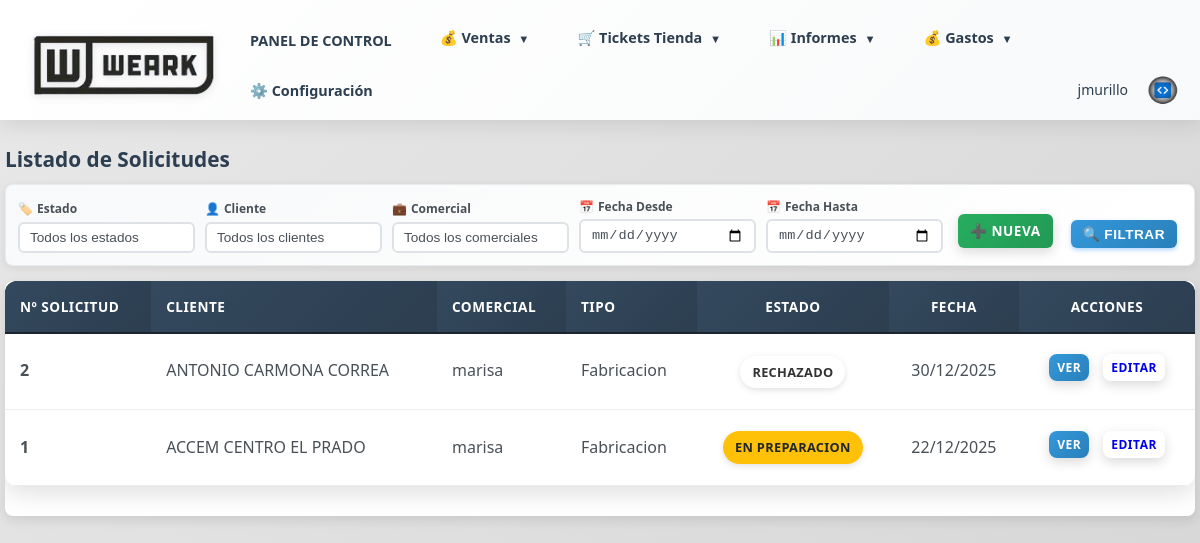
Page /solicitudes (signed in) on the earlier database version.
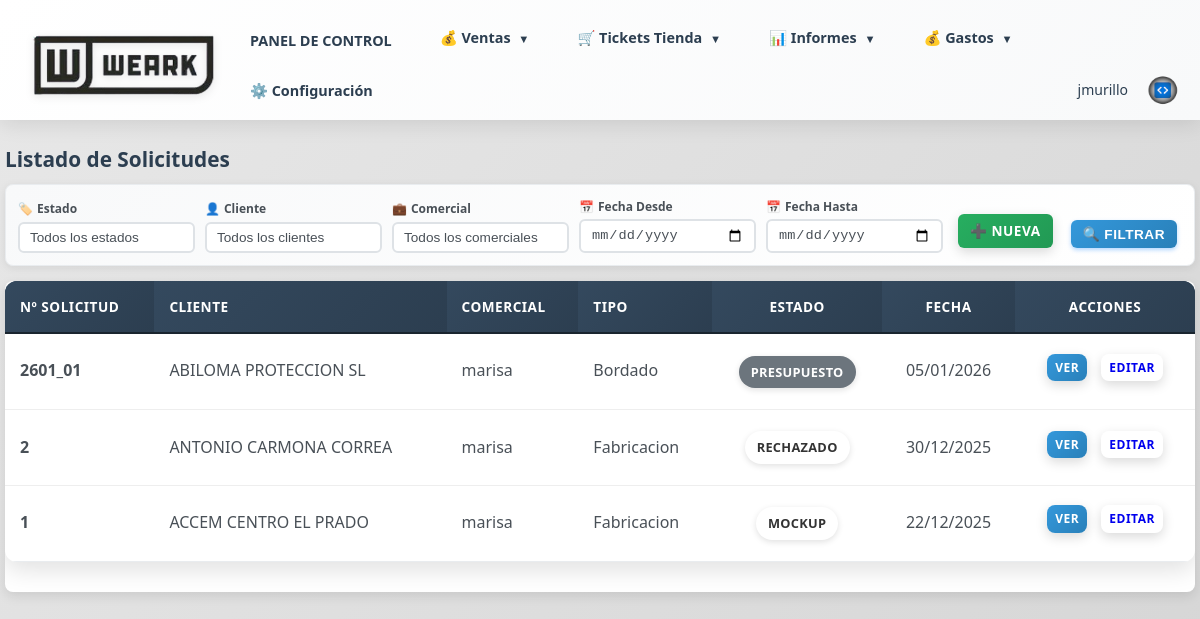
Same page on the later database version.
### models.py (models this page shows, shortened)
class Presupuesto(db.Model):
    __tablename__ = 'presupuestos'
    id = db.Column(db.Integer, primary_key=True)
    numero_solicitud = db.Column(db.String(10), unique=True, nullable=True)
    comercial_id = db.Column(db.Integer, db.ForeignKey('comerciales.id'), nullable=False)
    cliente_id = db.Column(db.Integer, db.ForeignKey('clientes.id'), nullable=False)
    tipo_pedido = db.Column(db.String(50), nullable=False)  # confeccion, bordado, serigrafia, sublimacion, varios
    estado = db.Column(db.String(50), nullable=False, default='presupuesto')  # presupuesto, rechazado, aceptado, mockup, en preparacion, revision y empaquetado, entregado al cliente
    subestado = db.Column(db.String(50), nullable=True)  # Para mockup: encargado a, REVISIÓN CLIENTE, CAMBIOS 1, CAMBIOS 2, RECHAZADO, aceptado. Para en preparacion: hacer marcada, imprimir, calandra, corte, confeccion, sublimacion, bordado
    fecha_limite_mockup = db.Column(db.Date, nullable=True)
    mockup_encargado_a_id = db.Column(db.Integer, db.ForeignKey('usuarios.id'), nullable=True)
    marcada_encargado_a_id = db.Column(db.Integer, db.ForeignKey('usuarios.id'), nullable=True)
    forma_pago = db.Column(db.Text)
    imagen_diseno = db.Column(db.String(255))
    imagen_portada = db.Column(db.String(255))  # Imagen de portada (primera página)
    imagen_adicional_1 = db.Column(db.String(255))  # Imagen adicional 1 (segunda página)
    descripcion_imagen_1 = db.Column(db.Text)  # Descripción de imagen adicional 1
    imagen_adicional_2 = db.Column(db.String(255))  # Imagen adicional 2 (segunda página)
    descripcion_imagen_2 = db.Column(db.Text)  # Descripción de imagen adicional 2
    imagen_adicional_3 = db.Column(db.String(255))  # Imagen adicional 3 (segunda página)
    descripcion_imagen_3 = db.Column(db.Text)  # Descripción de imagen adicional 3
    imagen_adicional_4 = db.Column(db.String(255))  # Imagen adicional 4 (segunda página)
    descripcion_imagen_4 = db.Column(db.Text)  # Descripción de imagen adicional 4
    imagen_adicional_5 = db.Column(db.String(255))  # Imagen adicional 5 (segunda página)
    descripcion_imagen_5 = db.Column(db.Text)  # Descripción de imagen adicional 5
    seguimiento = db.Column(db.Text)
    tipo_producto = db.Column(db.String(200), nullable=False)  # Tipo de producto
    colores_principales = db.Column(db.String(200), nullable=False)  # Colores principales
    colores_secundarios = db.Column(db.String(200), nullable=False)  # Colores secundarios
    ubicacion_logo = db.Column(db.String(200), nullable=False)  # Ubicación del logo
    referencias_web = db.Column(db.Text, nullable=False)  # Referencias web
    datos_adicionales = db.Column(db.Text, nullable=False)  # Datos/Info adicional
    fecha_presupuesto = db.Column(db.Date)  # Fecha cuando se marcó como presupuesto (usa fecha_creacion si no existe)
    fecha_aceptado = db.Column(db.Date)  # Fecha cuando se aceptó
    fecha_mockup = db.Column(db.Date)  # Fecha cuando entró en estado mockup
    fecha_en_preparacion = db.Column(db.Date)  # Fecha cuando se marcó como en preparación
    fecha_terminado = db.Column(db.Date)  # Fecha cuando se marcó como terminado
    fecha_entregado_cliente = db.Column(db.Date)  # Fecha cuando se entregó al cliente
    fecha_diseno = db.Column(db.Date)  # Deprecated
    fecha_diseno_finalizado = db.Column(db.Date)  # Deprecated
    fecha_todo_listo = db.Column(db.Date)  # Deprecated
    fecha_enviado = db.Column(db.Date)  # Deprecated
    fecha_rechazado = db.Column(db.Date)  # Deprecated
    fecha_aceptacion = db.Column(db.Date)  # Alias de fecha_aceptado para compatibilidad
    fecha_objetivo = db.Column(db.Date)  # Fecha objetivo de entrega (deprecated, usar fecha_objetivo_25 y fecha_objetivo_17)
    fecha_objetivo_25 = db.Column(db.Date)  # Fecha objetivo de 25 días hábiles desde aceptación del mockup
    fecha_objetivo_17 = db.Column(db.Date)  # Fecha objetivo de 17 días hábiles desde aceptación del mockup
    fecha_entrega_trabajo = db.Column(db.Date)
    fecha_envio_taller = db.Column(db.Date)
    fecha_entrega_bordados = db.Column(db.Date)
    fecha_entrega_cliente = db.Column(db.Date)
    fecha_pendiente_enviar = db.Column(db.Date)  # Deprecated: usar fecha_presupuesto
    fecha_envio = db.Column(db.Date)  # Deprecated: usar fecha_enviado
    fecha_respuesta = db.Column(db.Date)  # Deprecated: usar fecha_aceptado o fecha_rechazado
    fecha_creacion = db.Column(db.DateTime, default=datetime.utcnow)
    lineas = db.relationship('LineaPresupuesto', backref='presupuesto', lazy=True, cascade='all, delete-orphan')
    mockup_encargado_a = db.relationship('Usuario', foreign_keys=[mockup_encargado_a_id], backref='mockups_encargados')
    marcada_encargado_a = db.relationship('Usuario', foreign_keys=[marcada_encargado_a_id], backref='marcadas_encargadas')

class Cliente(db.Model, UserMixin):
    __tablename__ = 'clientes'
    id = db.Column(db.Integer, primary_key=True)
    nombre = db.Column(db.String(200), nullable=False)
    alias = db.Column(db.String(200))  # Alias o nombre alternativo
    nif = db.Column(db.String(20))  # NIF/CIF del cliente
    direccion = db.Column(db.Text)
    poblacion = db.Column(db.String(100))  # Población
    provincia = db.Column(db.String(100))  # Provincia
    codigo_postal = db.Column(db.String(10))  # Código Postal
    pais = db.Column(db.String(100), default='España')  # País
    telefono = db.Column(db.String(50))  # Teléfono fijo
    movil = db.Column(db.String(50))  # Teléfono móvil
    email = db.Column(db.String(100))  # Email general (mantener para compatibilidad)
    email_general = db.Column(db.String(100))  # Email general
    email_comunicaciones = db.Column(db.String(100))  # Email para avisos de estados
    categoria = db.Column(db.String(50))  # Categoría antigua (mantener para compatibilidad)
    categoria_id = db.Column(db.Integer, db.ForeignKey('categorias_cliente.id'), nullable=True)  # Nueva categoría desde tabla
    personas_contacto = db.Column(db.Text)  # Personas de contacto
    anotaciones = db.Column(db.Text)  # Anotaciones adicionales
    numero_cuenta = db.Column(db.String(29))  # Número de cuenta bancaria (24 dígitos con guiones: XXXX-XXXX-XXXX-XXXX-XXXX-XXXX)
    usuario_web = db.Column(db.String(80), unique=True, nullable=True)  # Usuario para acceso web
    password_hash = db.Column(db.String(255), nullable=True)  # Contraseña hash
    fecha_creacion = db.Column(db.DateTime, default=datetime.utcnow)
    fecha_alta = db.Column(db.Date)  # Fecha de alta del cliente
    ultimo_acceso = db.Column(db.DateTime)
    comercial_id = db.Column(db.Integer, db.ForeignKey('comerciales.id'), nullable=True)
    comercial = db.relationship('Comercial', backref='clientes_asignados', lazy=True)
    pedidos = db.relationship('Pedido', backref='cliente', lazy=True)
    presupuestos = db.relationship('Presupuesto', backref='cliente', lazy=True)
    direcciones_envio = db.relationship('DireccionEnvio', backref='cliente', lazy=True, cascade='all, delete-orphan')
    personas_contacto_list = db.relationship('PersonaContacto', backref='cliente', lazy=True, cascade='all, delete-orphan')

class Usuario(db.Model, UserMixin):
    __tablename__ = 'usuarios'
    id = db.Column(db.Integer, primary_key=True)
    usuario = db.Column(db.String(80), nullable=False, unique=True)
    password_hash = db.Column(db.String(255), nullable=False)
    correo = db.Column(db.String(100), nullable=False)
    telefono = db.Column(db.String(50))
    rol = db.Column(db.String(50), nullable=False)  # comercial, administracion, supervisor, usuario
    fecha_creacion = db.Column(db.DateTime, default=datetime.utcnow)
    ultimo_acceso = db.Column(db.DateTime)
    activo = db.Column(db.Boolean, default=True, nullable=False)
    def is_supervisor(self):
        return self.rol == 'supervisor'

### routes/solicitudes.py (the view)
@solicitudes_bp.route('/solicitudes')
@login_required
def listado_solicitudes():
    query = Presupuesto.query
    estado_filtro = request.args.get('estado', '')
    if estado_filtro:
        query = query.filter(Presupuesto.estado == estado_filtro)
    fecha_desde = request.args.get('fecha_desde', '')
    if fecha_desde:
        try:
            fecha_desde_obj = datetime.strptime(fecha_desde, '%Y-%m-%d').date()
            query = query.filter(Presupuesto.fecha_creacion >= datetime.combine(fecha_desde_obj, datetime.min.time()))
        except ValueError:
            pass
    fecha_hasta = request.args.get('fecha_hasta', '')
    if fecha_hasta:
        try:
            fecha_hasta_obj = datetime.strptime(fecha_hasta, '%Y-%m-%d').date()
            query = query.filter(Presupuesto.fecha_creacion <= datetime.combine(fecha_hasta_obj, datetime.max.time()))
        except ValueError:
            pass
    cliente_id = request.args.get('cliente_id', '')
    if cliente_id:
        try:
            query = query.filter(Presupuesto.cliente_id == int(cliente_id))
        except ValueError:
            pass
    comercial_id = request.args.get('comercial_id', '')
    if comercial_id:
        try:
            query = query.filter(Presupuesto.comercial_id == int(comercial_id))
        except ValueError:
            pass
    solicitudes = query.order_by(Presupuesto.fecha_creacion.desc()).all()
    clientes = Cliente.query.order_by(Cliente.nombre).all()
    comerciales = Comercial.query.join(Usuario).order_by(Usuario.usuario).all()
    return render_template('solicitudes/listado.html',
                         solicitudes=solicitudes,
                         estados=ESTADOS_SOLICITUD,
                         clientes=clientes,
                         comerciales=comerciales,
                         estado_filtro=estado_filtro,
                         fecha_desde=fecha_desde,
                         fecha_hasta=fecha_hasta,
                         cliente_id=cliente_id,
                         comercial_id=comercial_id)

### app.py (called while the page is built)
@login_manager.user_loader
def load_user(user_id):
    from models import Usuario, Cliente
    if user_id.startswith('cliente_'):
        cliente_id = int(user_id.replace('cliente_', ''))
        cliente = Cliente.query.get(cliente_id)
        if cliente and cliente.tiene_acceso_web():
            return cliente
        return None
    else:
        return Usuario.query.get(int(user_id))

### models.py (called while the page is built)
    @property
    def nombre(self):
        if self.usuario:
            return self.usuario.usuario
        return self._nombre or ''

### templates/solicitudes/listado.html (shortened to what the changed rows need)
{% extends "base.html" %}
{% block content %}
<h2 style="margin: 0 0 8px 0; padding-bottom: 0; font-size: 1.3rem;">Listado de Solicitudes</h2>
{% if solicitudes %}
<div class="table-container" style="background: white; border-radius: 8px; box-shadow: 0 4px 12px rgba(0,0,0,0.1); overflow: hidden; margin-bottom: 40px;">
    <table style="width: 100%; border-collapse: collapse;">
        <thead>
            <tr style="background: linear-gradient(135deg, #34495e 0%, #2c3e50 100%); border-bottom: 2px solid #1a252f;">
                <th style="padding: 15px; text-align: left; color: #ffffff; font-weight: 600;">Nº Solicitud</th>
                <th style="padding: 15px; text-align: left; color: #ffffff; font-weight: 600;">Cliente</th>
                <th style="padding: 15px; text-align: left; color: #ffffff; font-weight: 600;">Comercial</th>
                <th style="padding: 15px; text-align: left; color: #ffffff; font-weight: 600;">Tipo</th>
                <th style="padding: 15px; text-align: center; color: #ffffff; font-weight: 600;">Estado</th>
                <th style="padding: 15px; text-align: center; color: #ffffff; font-weight: 600;">Fecha</th>
                <th style="padding: 15px; text-align: center; color: #ffffff; font-weight: 600;">Acciones</th>
            </tr>
        </thead>
        <tbody>
            {% for solicitud in solicitudes %}
            <tr style="border-bottom: 1px solid #e9ecef; transition: background 0.2s;" onmouseover="this.style.background='#f8f9fa'" onmouseout="this.style.background='white'">
                <td style="padding: 15px; color: #495057; font-weight: 600;">{{ solicitud.numero_solicitud or solicitud.id }}</td>
                <td style="padding: 15px; color: #495057;">{{ solicitud.cliente.nombre if solicitud.cliente else 'N/A' }}</td>
                <td style="padding: 15px; color: #495057;">{{ solicitud.comercial.nombre if solicitud.comercial else 'N/A' }}</td>
                <td style="padding: 15px; color: #495057;">{{ solicitud.tipo_pedido|title }}</td>
                <td style="padding: 15px; text-align: center;">
                    <span class="badge badge-estado-{{ solicitud.estado|lower|replace(' ', '-') }}" style="padding: 6px 12px; border-radius: 20px; font-size: 0.8rem; font-weight: 600; display: inline-block;">
                        {{ solicitud.estado|title }}
                    </span>
                </td>
                <td style="padding: 15px; text-align: center; color: #495057;">{{ solicitud.fecha_creacion.strftime('%d/%m/%Y') if solicitud.fecha_creacion else 'N/A' }}</td>
                <td style="padding: 15px; text-align: center;">
                    <a href="{{ url_for('solicitudes.ver_solicitud', solicitud_id=solicitud.id) }}" class="btn btn-sm btn-primary" style="padding: 4px 8px; font-size: 0.75rem; margin-right: 5px;">Ver</a>
                    <a href="{{ url_for('solicitudes.editar_solicitud', solicitud_id=solicitud.id) }}" class="btn btn-sm btn-secondary" style="padding: 4px 8px; font-size: 0.75rem;">Editar</a>
                </td>
            </tr>
            {% endfor %}
        </tbody>
    </table>
</div>
{% else %}
<div style="text-align: center; padding: 40px; background: white; border-radius: 8px; box-shadow: 0 4px 12px rgba(0,0,0,0.1);">
    <p style="color: #6c757d; font-size: 1.1rem;">No se encontraron solicitudes con los filtros aplicados.</p>
</div>
{% endif %}
{% endblock %}

Differences in the rows shown:
added Presupuesto: numero_solicitud "2601_01", cliente "ABILOMA PROTECCION SL", comercial "marisa", tipo_pedido "Bordado", estado "PRESUPUESTO", fecha_creacion "05/01/2026"
changed Presupuesto "ACCEM CENTRO EL PRADO": estado "EN PREPARACION" → "MOCKUP"
